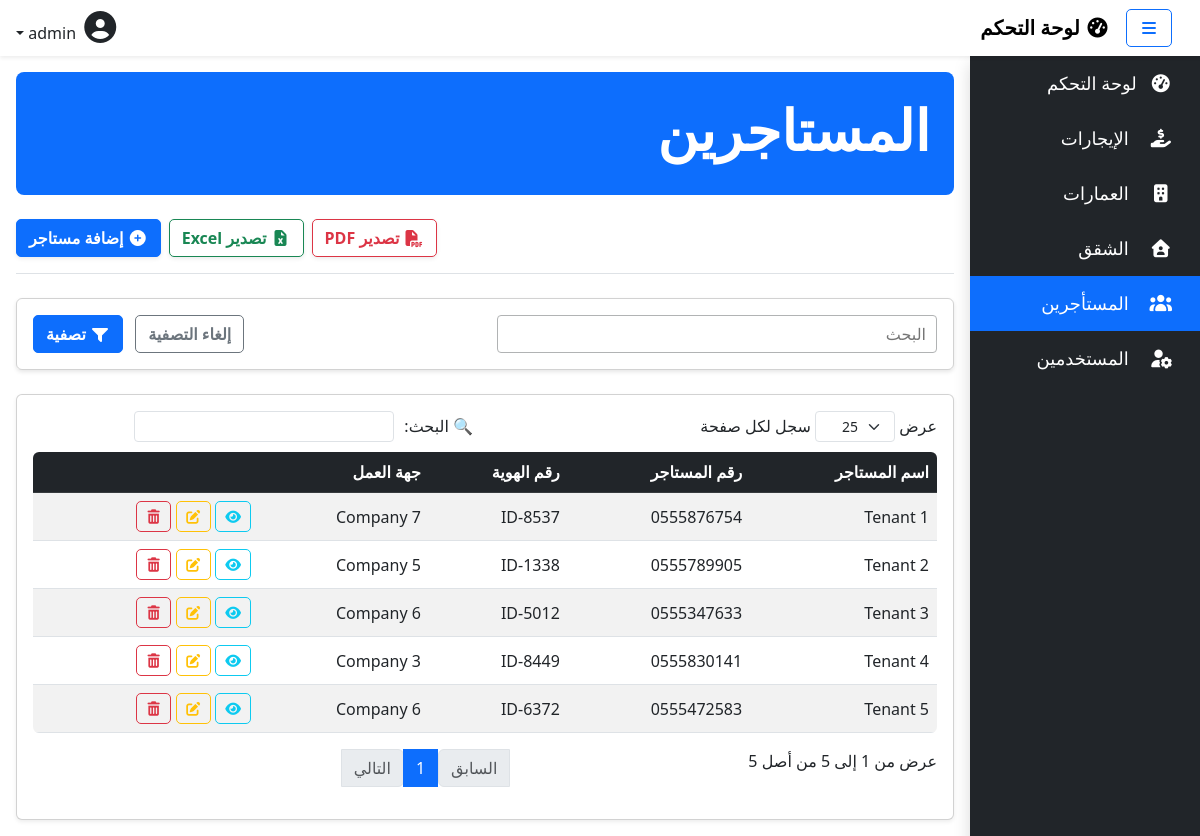
The page /tenants/ (signed in) on the database as committed earlier.
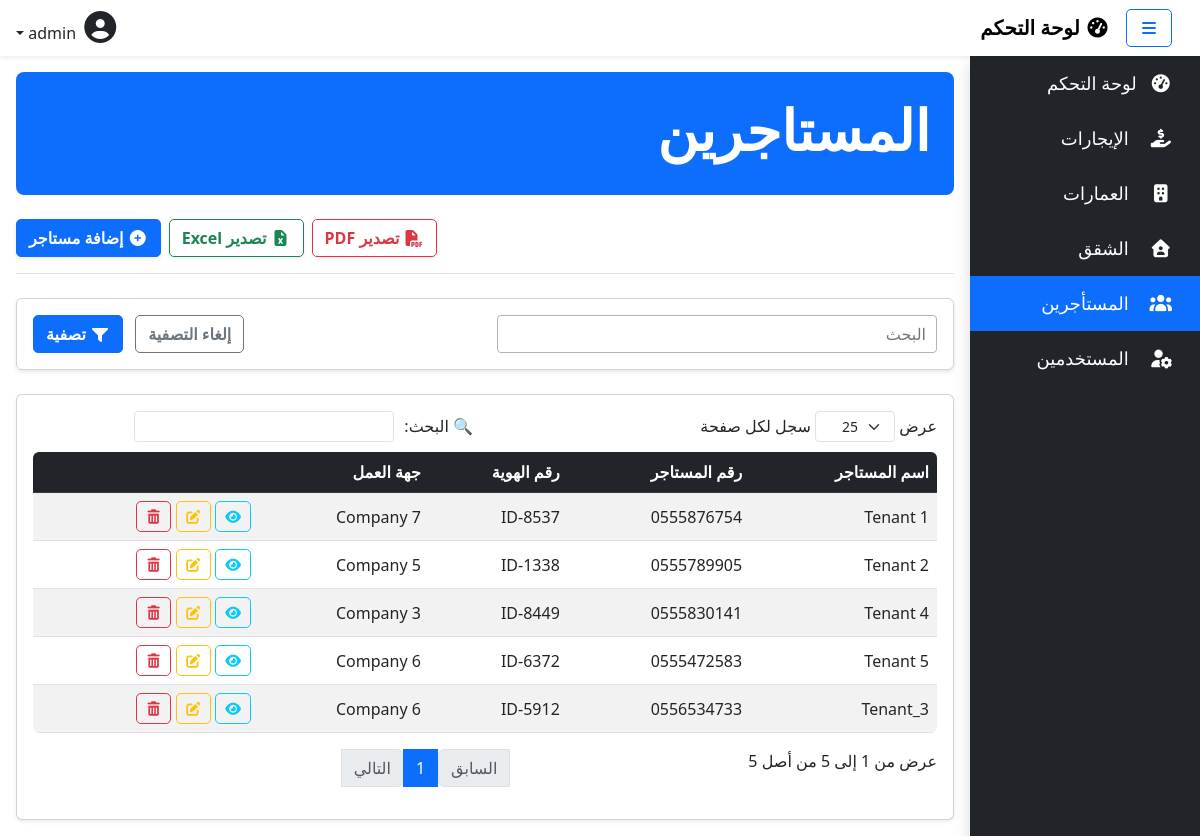
The same page on the database as committed later.
### rentals/models.py (models this page shows, shortened)
class Tenant(models.Model):
    name = models.CharField(max_length=100, verbose_name="اسم المستاجر")
    phone_number = models.CharField(max_length=15, unique=True, verbose_name="رقم الهاتف")
    id_number = models.CharField(max_length=20, unique=True, verbose_name="رقم الهوية")
    workplace = models.CharField(max_length=100, blank=True, verbose_name="جهة العمل")
    notes = models.TextField(verbose_name="ملاحظات", blank=True)
    class Meta:
        verbose_name = "المستاجر"
        verbose_name_plural = "المستاجرين"

### rentals/views.py (the view, shortened to what this page needs)
# urls.py: path('tenants/', views.TenantListView.as_view(), name='tenant_list'),
class TenantListView(PermissionRequiredMixin, ExportMixin, ListView):
    model = Tenant
    template_name = 'tenants/list.html'
    context_object_name = 'tenants'
    permission_required = 'rentals.view_tenant'
    def get_queryset(self):
        queryset = super().get_queryset()
        search_filter = self.request.GET.get('search')
        return queryset
    def get_context_data(self, **kwargs):
        context = super().get_context_data(**kwargs)
        context['filter_form'] = TenantFilterForm(self.request.GET)
        return context

### rentals/forms.py
class TenantFilterForm(forms.Form):
    search = forms.CharField(
        required=False,
        widget=forms.TextInput(attrs={'type': 'text', 'placeholder': 'البحث'}),
        label="البحث"
    )

### rentals/views.py (called while the page is built, shortened)
    def get(self, request, *args, **kwargs):
        return super().get(request, *args, **kwargs)

### rentals/templates/tenants/list.html (shortened to what this page needs)
{% extends 'base.html' %}
{% block content %}
<div class="container my-3">
    <div class="row mb-4">
        <div class="col-12">
            <div class="bg-primary text-white p-4 rounded-3">
                <h1 class="display-4 fw-bold">المستاجرين</h1>
            </div>
        </div>
    </div>
    <div class="d-flex justify-content-end align-items-center border-bottom pb-3 mb-4 gap-2">
        <a href="?export=1&format=pdf{% for key, value in request.GET.items %}{% if key != 'export' %}&{{ key }}={{ value }}{% endif %}{% endfor %}"
           class="btn btn-outline-danger shadow-sm">
            <i class="fas fa-file-pdf"></i> تصدير PDF
        </a>
        <a href="?export=1{% for key, value in request.GET.items %}{% if key != 'export' %}&{{ key }}={{ value }}{% endif %}{% endfor %}"
           class="btn btn-outline-success shadow-sm">
            <i class="fas fa-file-excel"></i> تصدير Excel
        </a>
        <a href="{% url 'tenant_create' %}" class="btn btn-primary shadow-sm">
            <i class="fas fa-plus-circle"></i> إضافة مستاجر
        </a>
    </div>
    <form method="get" class="mb-4 filter-form">
        <div class="row g-4">
            <div class="col-md-6">{{ filter_form.search }}</div>
            <div class="col-md-6 text-start">
                <a href="{% url 'tenant_list' %}" class="btn btn-outline-secondary mx-2">إلغاء التصفية</a>
                <button type="submit" class="btn btn-primary"><i class="fas fa-filter"></i> تصفية</button>
            </div>
        </div>
    </form>
    <div class="row">
        <div class="col-12">
            <div class="card shadow-sm" style="overflow-x: auto; max-width: 100%;">
                <div class="card-body">
                    <table id="tenantsTable" class="table table-responsive table-striped table-hover">
                        <thead class="table-dark">
                            <tr>
                                <th>اسم المستاجر</th>
                                <th>رقم المستاجر</th>
                                <th>رقم الهوية</th>
                                <th>جهة العمل</th>
                                <th></th>
                            </tr>
                        </thead>
                        <tbody>
                            {% for tenant in tenants %}
                            <tr>
                                <td>{{ tenant.name }}</td>
                                <td>{{ tenant.phone_number }}</td>
                                <td>{{ tenant.id_number }}</td>
                                <td>{{ tenant.workplace }}</td>
                                <td>
                                    <a href="{% url 'tenant_detail' tenant.pk %}" class="btn btn-outline-info btn-sm">
                                        <i class="fas fa-eye"></i>
                                    </a>
                                    <a href="{% url 'tenant_update' tenant.pk %}" class="btn btn-outline-warning btn-sm">
                                        <i class="fas fa-edit"></i>
                                    </a>
                                    <a href="{% url 'tenant_delete' tenant.pk %}" class="btn btn-outline-danger btn-sm">
                                        <i class="fas fa-trash-alt"></i>
                                    </a>
                                </td>
                            </tr>
                            {% endfor %}
                        </tbody>
                    </table>
                </div>
            </div>
        </div>
    </div>
</div>
{% endblock %}
{% block scripts %}
<link href="https://cdn.jsdelivr.net/npm/select2@4.0.13/dist/css/select2.min.css" rel="stylesheet" />
{% endblock %}

Rows that differ between the two databases and show on the page:
changed Tenant: name "Tenant 3" → "Tenant_3"; phone_number "0555347633" → "0556534733"; id_number "ID-5012" → "ID-5912"
